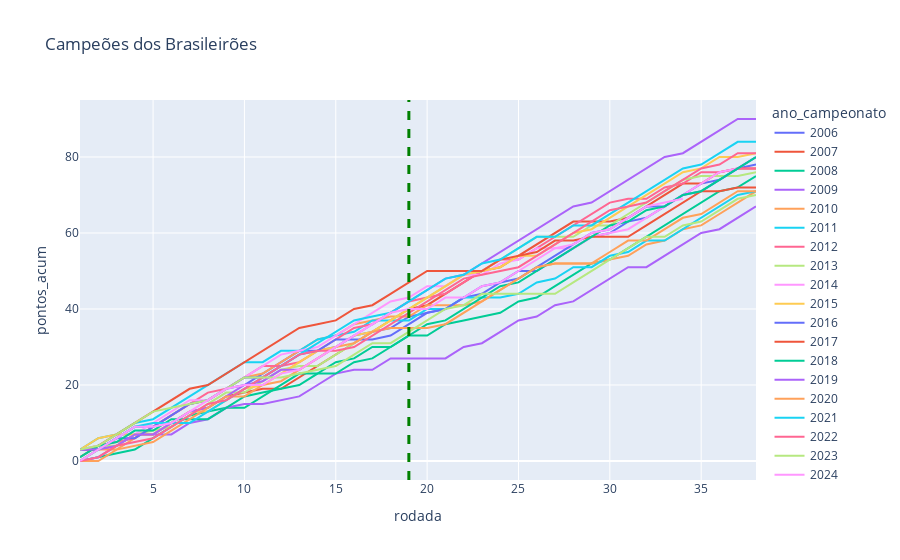

Notebook source saved alongside this figure:
### Code cell
#Comparativo entre os campeões desde 2006
plt.figure(figsize = (20,7))
df_plot = df_completo.loc[(df_completo.classificacao_final == 1) ]
fig = px.line(df_plot, x ='rodada', y = 'pontos_acum', color = 'ano_campeonato', title = f'Campeões dos Brasileirões', hover_name='time')
fig.add_vline(x=19, line_width=3, line_dash="dash", line_color="green")

### Figure 1 — Plotly figure (JSON) as saved in the notebook; plotly's stock layout.template omitted (floating-point values rounded to 4 significant figures)
{"data": [{"hovertemplate": "<b>%{hovertext}</b><br><br>ano_campeonato=2006<br>rodada=%{x}<br>pontos_acum=%{y}<extra></extra>", "hovertext": ["São Paulo", "São Paulo", "São Paulo", "São Paulo", "São Paulo", "São Paulo", "São Paulo", "São Paulo", "São Paulo", "São Paulo", "São Paulo", "São Paulo", "São Paulo", "São Paulo", "São Paulo", "São Paulo", "São Paulo", "São Paulo", "São Paulo", "São Paulo", "São Paulo", "São Paulo", "São Paulo", "São Paulo", "São Paulo", "São Paulo", "São Paulo", "São Paulo", "São Paulo", "São Paulo", "São Paulo", "São Paulo", "São Paulo", "São Paulo", "São Paulo", "São Paulo", "São Paulo", "São Paulo"], "legendgroup": "2006", "line": {"color": "#636efa", "dash": "solid"}, "marker": {"symbol": "circle"}, "mode": "lines", "name": "2006", "orientation": "v", "showlegend": true, "type": "scatter", "x": [1, 2, 3, 4, 5, 6, 7, 8, 9, 10, 11, 12, 13, 14, 15, 16, 17, 18, 19, 20, 21, 22, 23, 24, 25, 26, 27, 28, 29, 30, 31, 32, 33, 34, 35, 36, 37, 38], "xaxis": "x", "y": [3, 3, 6, 9, 9, 12, 15, 16, 19, 20, 23, 26, 29, 29, 30, 33, 34, 35, 38, 39, 40, 43, 44, 47, 50, 50, 53, 56, 59, 60, 63, 64, 67, 70, 73, 74, 77, 78], "yaxis": "y"}, {"hovertemplate": "<b>%{hovertext}</b><br><br>ano_campeonato=2007<br>rodada=%{x}<br>pontos_acum=%{y}<extra></extra>", "hovertext": ["São Paulo", "São Paulo", "São Paulo", "São Paulo", "São Paulo", "São Paulo", "São Paulo", "São Paulo", "São Paulo", "São Paulo", "São Paulo", "São Paulo", "São Paulo", "São Paulo", "São Paulo", "São Paulo", "São Paulo", "São Paulo", "São Paulo", "São Paulo", "São Paulo", "São Paulo", "São Paulo", "São Paulo", "São Paulo", "São Paulo", "São Paulo", "São Paulo", "São Paulo", "São Paulo", "São Paulo", "São Paulo", "São Paulo", "São Paulo", "São Paulo", "São Paulo", "São Paulo", "São Paulo"], "legendgroup": "2007", "line": {"color": "#EF553B", "dash": "solid"}, "marker": {"symbol": "circle"}, "mode": "lines", "name": "2007", "orientation": "v", "showlegend": true, "type": "scatter", "x": [1, 2, 3, 4, 5, 6, 7, 8, 9, 10, 11, 12, 13, 14, 15, 16, 17, 18, 19, 20, 21, 22, 23, 24, 25, 26, 27, 28, 29, 30, 31, 32, 33, 34, 35, 36, 37, 38], "xaxis": "x", "y": [3, 3, 4, 7, 7, 10, 13, 14, 17, 18, 19, 19, 22, 25, 28, 31, 34, 37, 40, 41, 44, 47, 50, 51, 54, 57, 60, 63, 63, 63, 64, 67, 70, 73, 73, 76, 77, 77], "yaxis": "y"}, {"hovertemplate": "<b>%{hovertext}</b><br><br>ano_campeonato=2008<br>rodada=%{x}<br>pontos_acum=%{y}<extra></extra>", "hovertext": ["São Paulo", "São Paulo", "São Paulo", "São Paulo", "São Paulo", "São Paulo", "São Paulo", "São Paulo", "São Paulo", "São Paulo", "São Paulo", "São Paulo", "São Paulo", "São Paulo", "São Paulo", "São Paulo", "São Paulo", "São Paulo", "São Paulo", "São Paulo", "São Paulo", "São Paulo", "São Paulo", "São Paulo", "São Paulo", "São Paulo", "São Paulo", "São Paulo", "São Paulo", "São Paulo", "São Paulo", "São Paulo", "São Paulo", "São Paulo", "São Paulo", "São Paulo", "São Paulo", "São Paulo"], "legendgroup": "2008", "line": {"color": "#00cc96", "dash": "solid"}, "marker": {"symbol": "circle"}, "mode": "lines", "name": "2008", "orientation": "v", "showlegend": true, "type": "scatter", "x": [1, 2, 3, 4, 5, 6, 7, 8, 9, 10, 11, 12, 13, 14, 15, 16, 17, 18, 19, 20, 21, 22, 23, 24, 25, 26, 27, 28, 29, 30, 31, 32, 33, 34, 35, 36, 37, 38], "xaxis": "x", "y": [0, 1, 2, 3, 6, 9, 12, 13, 14, 14, 17, 20, 23, 23, 26, 27, 30, 30, 33, 33, 36, 37, 38, 39, 42, 43, 46, 49, 52, 53, 56, 59, 62, 65, 68, 71, 72, 75], "yaxis": "y"}, {"hovertemplate": "<b>%{hovertext}</b><br><br>ano_campeonato=2009<br>rodada=%{x}<br>pontos_acum=%{y}<extra></extra>", "hovertext": ["Flamengo", "Flamengo", "Flamengo", "Flamengo", "Flamengo", "Flamengo", "Flamengo", "Flamengo", "Flamengo", "Flamengo", "Flamengo", "Flamengo", "Flamengo", "Flamengo", "Flamengo", "Flamengo", "Flamengo", "Flamengo", "Flamengo", "Flamengo", "Flamengo", "Flamengo", "Flamengo", "Flamengo", "Flamengo", "Flamengo", "Flamengo", "Flamengo", "Flamengo", "Flamengo", "Flamengo", "Flamengo", "Flamengo", "Flamengo", "Flamengo", "Flamengo", "Flamengo", "Flamengo"], "legendgroup": "2009", "line": {"color": "#ab63fa", "dash": "solid"}, "marker": {"symbol": "circle"}, "mode": "lines", "name": "2009", "orientation": "v", "showlegend": true, "type": "scatter", "x": [1, 2, 3, 4, 5, 6, 7, 8, 9, 10, 11, 12, 13, 14, 15, 16, 17, 18, 19, 20, 21, 22, 23, 24, 25, 26, 27, 28, 29, 30, 31, 32, 33, 34, 35, 36, 37, 38], "xaxis": "x", "y": [0, 1, 4, 7, 7, 7, 10, 11, 14, 15, 15, 16, 17, 20, 23, 24, 24, 27, 27, 27, 27, 30, 31, 34, 37, 38, 41, 42, 45, 48, 51, 51, 54, 57, 60, 61, 64, 67], "yaxis": "y"}, {"hovertemplate": "<b>%{hovertext}</b><br><br>ano_campeonato=2010<br>rodada=%{x}<br>pontos_acum=%{y}<extra></extra>", "hovertext": ["Fluminense", "Fluminense", "Fluminense", "Fluminense", "Fluminense", "Fluminense", "Fluminense", "Fluminense", "Fluminense", "Fluminense", "Fluminense", "Fluminense", "Fluminense", "Fluminense", "Fluminense", "Fluminense", "Fluminense", "Fluminense", "Fluminense", "Fluminense", "Fluminense", "Fluminense", "Fluminense", "Fluminense", "Fluminense", "Fluminense", "Fluminense", "Fluminense", "Fluminense", "Fluminense", "Fluminense", "Fluminense", "Fluminense", "Fluminense", "Fluminense", "Fluminense", "Fluminense", "Fluminense"], "legendgroup": "2010", "line": {"color": "#FFA15A", "dash": "solid"}, "marker": {"symbol": "circle"}, "mode": "lines", "name": "2010", "orientation": "v", "showlegend": true, "type": "scatter", "x": [1, 2, 3, 4, 5, 6, 7, 8, 9, 10, 11, 12, 13, 14, 15, 16, 17, 18, 19, 20, 21, 22, 23, 24, 25, 26, 27, 28, 29, 30, 31, 32, 33, 34, 35, 36, 37, 38], "xaxis": "x", "y": [0, 3, 3, 6, 9, 12, 15, 16, 19, 22, 23, 26, 29, 32, 33, 36, 37, 38, 38, 41, 41, 41, 42, 45, 48, 51, 52, 52, 52, 53, 54, 57, 58, 61, 62, 65, 68, 71], "yaxis": "y"}, {"hovertemplate": "<b>%{hovertext}</b><br><br>ano_campeonato=2011<br>rodada=%{x}<br>pontos_acum=%{y}<extra></extra>", "hovertext": ["Corinthians", "Corinthians", "Corinthians", "Corinthians", "Corinthians", "Corinthians", "Corinthians", "Corinthians", "Corinthians", "Corinthians", "Corinthians", "Corinthians", "Corinthians", "Corinthians", "Corinthians", "Corinthians", "Corinthians", "Corinthians", "Corinthians", "Corinthians", "Corinthians", "Corinthians", "Corinthians", "Corinthians", "Corinthians", "Corinthians", "Corinthians", "Corinthians", "Corinthians", "Corinthians", "Corinthians", "Corinthians", "Corinthians", "Corinthians", "Corinthians", "Corinthians", "Corinthians", "Corinthians"], "legendgroup": "2011", "line": {"color": "#19d3f3", "dash": "solid"}, "marker": {"symbol": "circle"}, "mode": "lines", "name": "2011", "orientation": "v", "showlegend": true, "type": "scatter", "x": [1, 2, 3, 4, 5, 6, 7, 8, 9, 10, 11, 12, 13, 14, 15, 16, 17, 18, 19, 20, 21, 22, 23, 24, 25, 26, 27, 28, 29, 30, 31, 32, 33, 34, 35, 36, 37, 38], "xaxis": "x", "y": [3, 6, 7, 10, 11, 14, 17, 20, 23, 26, 26, 29, 29, 32, 33, 34, 37, 37, 37, 40, 40, 43, 43, 43, 44, 47, 48, 51, 51, 54, 55, 58, 58, 61, 64, 67, 70, 71], "yaxis": "y"}, {"hovertemplate": "<b>%{hovertext}</b><br><br>ano_campeonato=2012<br>rodada=%{x}<br>pontos_acum=%{y}<extra></extra>", "hovertext": ["Fluminense", "Fluminense", "Fluminense", "Fluminense", "Fluminense", "Fluminense", "Fluminense", "Fluminense", "Fluminense", "Fluminense", "Fluminense", "Fluminense", "Fluminense", "Fluminense", "Fluminense", "Fluminense", "Fluminense", "Fluminense", "Fluminense", "Fluminense", "Fluminense", "Fluminense", "Fluminense", "Fluminense", "Fluminense", "Fluminense", "Fluminense", "Fluminense", "Fluminense", "Fluminense", "Fluminense", "Fluminense", "Fluminense", "Fluminense", "Fluminense", "Fluminense", "Fluminense", "Fluminense"], "legendgroup": "2012", "line": {"color": "#FF6692", "dash": "solid"}, "marker": {"symbol": "circle"}, "mode": "lines", "name": "2012", "orientation": "v", "showlegend": true, "type": "scatter", "x": [1, 2, 3, 4, 5, 6, 7, 8, 9, 10, 11, 12, 13, 14, 15, 16, 17, 18, 19, 20, 21, 22, 23, 24, 25, 26, 27, 28, 29, 30, 31, 32, 33, 34, 35, 36, 37, 38], "xaxis": "x", "y": [3, 4, 5, 6, 9, 12, 15, 18, 19, 22, 25, 25, 26, 29, 32, 35, 36, 39, 42, 43, 44, 47, 50, 53, 53, 56, 59, 62, 65, 68, 69, 69, 72, 73, 76, 76, 77, 77], "yaxis": "y"}, {"hovertemplate": "<b>%{hovertext}</b><br><br>ano_campeonato=2013<br>rodada=%{x}<br>pontos_acum=%{y}<extra></extra>", "hovertext": ["Cruzeiro", "Cruzeiro", "Cruzeiro", "Cruzeiro", "Cruzeiro", "Cruzeiro", "Cruzeiro", "Cruzeiro", "Cruzeiro", "Cruzeiro", "Cruzeiro", "Cruzeiro", "Cruzeiro", "Cruzeiro", "Cruzeiro", "Cruzeiro", "Cruzeiro", "Cruzeiro", "Cruzeiro", "Cruzeiro", "Cruzeiro", "Cruzeiro", "Cruzeiro", "Cruzeiro", "Cruzeiro", "Cruzeiro", "Cruzeiro", "Cruzeiro", "Cruzeiro", "Cruzeiro", "Cruzeiro", "Cruzeiro", "Cruzeiro", "Cruzeiro", "Cruzeiro", "Cruzeiro", "Cruzeiro", "Cruzeiro"], "legendgroup": "2013", "line": {"color": "#B6E880", "dash": "solid"}, "marker": {"symbol": "circle"}, "mode": "lines", "name": "2013", "orientation": "v", "showlegend": true, "type": "scatter", "x": [1, 2, 3, 4, 5, 6, 7, 8, 9, 10, 11, 12, 13, 14, 15, 16, 17, 18, 19, 20, 21, 22, 23, 24, 25, 26, 27, 28, 29, 30, 31, 32, 33, 34, 35, 36, 37, 38], "xaxis": "x", "y": [3, 4, 4, 7, 8, 9, 12, 15, 18, 18, 21, 24, 25, 25, 28, 31, 34, 37, 40, 43, 46, 49, 50, 53, 56, 59, 59, 59, 62, 62, 65, 68, 71, 74, 75, 75, 75, 76], "yaxis": "y"}, {"hovertemplate": "<b>%{hovertext}</b><br><br>ano_campeonato=2014<br>rodada=%{x}<br>pontos_acum=%{y}<extra></extra>", "hovertext": ["Cruzeiro", "Cruzeiro", "Cruzeiro", "Cruzeiro", "Cruzeiro", "Cruzeiro", "Cruzeiro", "Cruzeiro", "Cruzeiro", "Cruzeiro", "Cruzeiro", "Cruzeiro", "Cruzeiro", "Cruzeiro", "Cruzeiro", "Cruzeiro", "Cruzeiro", "Cruzeiro", "Cruzeiro", "Cruzeiro", "Cruzeiro", "Cruzeiro", "Cruzeiro", "Cruzeiro", "Cruzeiro", "Cruzeiro", "Cruzeiro", "Cruzeiro", "Cruzeiro", "Cruzeiro", "Cruzeiro", "Cruzeiro", "Cruzeiro", "Cruzeiro", "Cruzeiro", "Cruzeiro", "Cruzeiro", "Cruzeiro"], "legendgroup": "2014", "line": {"color": "#FF97FF", "dash": "solid"}, "marker": {"symbol": "circle"}, "mode": "lines", "name": "2014", "orientation": "v", "showlegend": true, "type": "scatter", "x": [1, 2, 3, 4, 5, 6, 7, 8, 9, 10, 11, 12, 13, 14, 15, 16, 17, 18, 19, 20, 21, 22, 23, 24, 25, 26, 27, 28, 29, 30, 31, 32, 33, 34, 35, 36, 37, 38], "xaxis": "x", "y": [3, 4, 7, 7, 10, 13, 16, 16, 19, 22, 25, 28, 29, 30, 33, 36, 39, 42, 43, 46, 46, 49, 49, 52, 53, 56, 56, 56, 59, 60, 61, 64, 67, 70, 73, 76, 77, 80], "yaxis": "y"}, {"hovertemplate": "<b>%{hovertext}</b><br><br>ano_campeonato=2015<br>rodada=%{x}<br>pontos_acum=%{y}<extra></extra>", "hovertext": ["Corinthians", "Corinthians", "Corinthians", "Corinthians", "Corinthians", "Corinthians", "Corinthians", "Corinthians", "Corinthians", "Corinthians", "Corinthians", "Corinthians", "Corinthians", "Corinthians", "Corinthians", "Corinthians", "Corinthians", "Corinthians", "Corinthians", "Corinthians", "Corinthians", "Corinthians", "Corinthians", "Corinthians", "Corinthians", "Corinthians", "Corinthians", "Corinthians", "Corinthians", "Corinthians", "Corinthians", "Corinthians", "Corinthians", "Corinthians", "Corinthians", "Corinthians", "Corinthians", "Corinthians"], "legendgroup": "2015", "line": {"color": "#FECB52", "dash": "solid"}, "marker": {"symbol": "circle"}, "mode": "lines", "name": "2015", "orientation": "v", "showlegend": true, "type": "scatter", "x": [1, 2, 3, 4, 5, 6, 7, 8, 9, 10, 11, 12, 13, 14, 15, 16, 17, 18, 19, 20, 21, 22, 23, 24, 25, 26, 27, 28, 29, 30, 31, 32, 33, 34, 35, 36, 37, 38], "xaxis": "x", "y": [3, 6, 7, 7, 7, 10, 13, 13, 16, 19, 20, 23, 26, 29, 30, 33, 34, 37, 40, 43, 46, 49, 50, 51, 54, 54, 57, 60, 61, 64, 67, 70, 73, 76, 77, 80, 80, 81], "yaxis": "y"}, {"hovertemplate": "<b>%{hovertext}</b><br><br>ano_campeonato=2016<br>rodada=%{x}<br>pontos_acum=%{y}<extra></extra>", "hovertext": ["Palmeiras", "Palmeiras", "Palmeiras", "Palmeiras", "Palmeiras", "Palmeiras", "Palmeiras", "Palmeiras", "Palmeiras", "Palmeiras", "Palmeiras", "Palmeiras", "Palmeiras", "Palmeiras", "Palmeiras", "Palmeiras", "Palmeiras", "Palmeiras", "Palmeiras", "Palmeiras", "Palmeiras", "Palmeiras", "Palmeiras", "Palmeiras", "Palmeiras", "Palmeiras", "Palmeiras", "Palmeiras", "Palmeiras", "Palmeiras", "Palmeiras", "Palmeiras", "Palmeiras", "Palmeiras", "Palmeiras", "Palmeiras", "Palmeiras", "Palmeiras"], "legendgroup": "2016", "line": {"color": "#636efa", "dash": "solid"}, "marker": {"symbol": "circle"}, "mode": "lines", "name": "2016", "orientation": "v", "showlegend": true, "type": "scatter", "x": [1, 2, 3, 4, 5, 6, 7, 8, 9, 10, 11, 12, 13, 14, 15, 16, 17, 18, 19, 20, 21, 22, 23, 24, 25, 26, 27, 28, 29, 30, 31, 32, 33, 34, 35, 36, 37, 38], "xaxis": "x", "y": [3, 3, 6, 6, 9, 12, 15, 16, 19, 22, 22, 25, 28, 29, 32, 32, 32, 33, 36, 39, 40, 43, 46, 47, 48, 51, 54, 57, 60, 61, 64, 67, 67, 70, 71, 74, 77, 80], "yaxis": "y"}, {"hovertemplate": "<b>%{hovertext}</b><br><br>ano_campeonato=2017<br>rodada=%{x}<br>pontos_acum=%{y}<extra></extra>", "hovertext": ["Corinthians", "Corinthians", "Corinthians", "Corinthians", "Corinthians", "Corinthians", "Corinthians", "Corinthians", "Corinthians", "Corinthians", "Corinthians", "Corinthians", "Corinthians", "Corinthians", "Corinthians", "Corinthians", "Corinthians", "Corinthians", "Corinthians", "Corinthians", "Corinthians", "Corinthians", "Corinthians", "Corinthians", "Corinthians", "Corinthians", "Corinthians", "Corinthians", "Corinthians", "Corinthians", "Corinthians", "Corinthians", "Corinthians", "Corinthians", "Corinthians", "Corinthians", "Corinthians", "Corinthians"], "legendgroup": "2017", "line": {"color": "#EF553B", "dash": "solid"}, "marker": {"symbol": "circle"}, "mode": "lines", "name": "2017", "orientation": "v", "showlegend": true, "type": "scatter", "x": [1, 2, 3, 4, 5, 6, 7, 8, 9, 10, 11, 12, 13, 14, 15, 16, 17, 18, 19, 20, 21, 22, 23, 24, 25, 26, 27, 28, 29, 30, 31, 32, 33, 34, 35, 36, 37, 38], "xaxis": "x", "y": [1, 4, 7, 10, 13, 16, 19, 20, 23, 26, 29, 32, 35, 36, 37, 40, 41, 44, 47, 50, 50, 50, 50, 53, 54, 55, 58, 58, 59, 59, 59, 62, 65, 68, 71, 71, 72, 72], "yaxis": "y"}, {"hovertemplate": "<b>%{hovertext}</b><br><br>ano_campeonato=2018<br>rodada=%{x}<br>pontos_acum=%{y}<extra></extra>", "hovertext": ["Palmeiras", "Palmeiras", "Palmeiras", "Palmeiras", "Palmeiras", "Palmeiras", "Palmeiras", "Palmeiras", "Palmeiras", "Palmeiras", "Palmeiras", "Palmeiras", "Palmeiras", "Palmeiras", "Palmeiras", "Palmeiras", "Palmeiras", "Palmeiras", "Palmeiras", "Palmeiras", "Palmeiras", "Palmeiras", "Palmeiras", "Palmeiras", "Palmeiras", "Palmeiras", "Palmeiras", "Palmeiras", "Palmeiras", "Palmeiras", "Palmeiras", "Palmeiras", "Palmeiras", "Palmeiras", "Palmeiras", "Palmeiras", "Palmeiras", "Palmeiras"], "legendgroup": "2018", "line": {"color": "#00cc96", "dash": "solid"}, "marker": {"symbol": "circle"}, "mode": "lines", "name": "2018", "orientation": "v", "showlegend": true, "type": "scatter", "x": [1, 2, 3, 4, 5, 6, 7, 8, 9, 10, 11, 12, 13, 14, 15, 16, 17, 18, 19, 20, 21, 22, 23, 24, 25, 26, 27, 28, 29, 30, 31, 32, 33, 34, 35, 36, 37, 38], "xaxis": "x", "y": [1, 4, 5, 8, 8, 11, 11, 11, 14, 17, 18, 19, 20, 23, 23, 26, 27, 30, 33, 36, 37, 40, 43, 46, 47, 50, 53, 56, 59, 62, 63, 66, 67, 70, 71, 74, 77, 80], "yaxis": "y"}, {"hovertemplate": "<b>%{hovertext}</b><br><br>ano_campeonato=2019<br>rodada=%{x}<br>pontos_acum=%{y}<extra></extra>", "hovertext": ["Flamengo", "Flamengo", "Flamengo", "Flamengo", "Flamengo", "Flamengo", "Flamengo", "Flamengo", "Flamengo", "Flamengo", "Flamengo", "Flamengo", "Flamengo", "Flamengo", "Flamengo", "Flamengo", "Flamengo", "Flamengo", "Flamengo", "Flamengo", "Flamengo", "Flamengo", "Flamengo", "Flamengo", "Flamengo", "Flamengo", "Flamengo", "Flamengo", "Flamengo", "Flamengo", "Flamengo", "Flamengo", "Flamengo", "Flamengo", "Flamengo", "Flamengo", "Flamengo", "Flamengo"], "legendgroup": "2019", "line": {"color": "#ab63fa", "dash": "solid"}, "marker": {"symbol": "circle"}, "mode": "lines", "name": "2019", "orientation": "v", "showlegend": true, "type": "scatter", "x": [1, 2, 3, 4, 5, 6, 7, 8, 9, 10, 11, 12, 13, 14, 15, 16, 17, 18, 19, 20, 21, 22, 23, 24, 25, 26, 27, 28, 29, 30, 31, 32, 33, 34, 35, 36, 37, 38], "xaxis": "x", "y": [3, 3, 4, 7, 7, 10, 13, 14, 17, 20, 21, 24, 24, 27, 30, 33, 36, 39, 42, 45, 48, 49, 52, 55, 58, 61, 64, 67, 68, 71, 74, 77, 80, 81, 84, 87, 90, 90], "yaxis": "y"}, {"hovertemplate": "<b>%{hovertext}</b><br><br>ano_campeonato=2020<br>rodada=%{x}<br>pontos_acum=%{y}<extra></extra>", "hovertext": ["Flamengo", "Flamengo", "Flamengo", "Flamengo", "Flamengo", "Flamengo", "Flamengo", "Flamengo", "Flamengo", "Flamengo", "Flamengo", "Flamengo", "Flamengo", "Flamengo", "Flamengo", "Flamengo", "Flamengo", "Flamengo", "Flamengo", "Flamengo", "Flamengo", "Flamengo", "Flamengo", "Flamengo", "Flamengo", "Flamengo", "Flamengo", "Flamengo", "Flamengo", "Flamengo", "Flamengo", "Flamengo", "Flamengo", "Flamengo", "Flamengo", "Flamengo", "Flamengo", "Flamengo"], "legendgroup": "2020", "line": {"color": "#FFA15A", "dash": "solid"}, "marker": {"symbol": "circle"}, "mode": "lines", "name": "2020", "orientation": "v", "showlegend": true, "type": "scatter", "x": [1, 2, 3, 4, 5, 6, 7, 8, 9, 10, 11, 12, 13, 14, 15, 16, 17, 18, 19, 20, 21, 22, 23, 24, 25, 26, 27, 28, 29, 30, 31, 32, 33, 34, 35, 36, 37, 38], "xaxis": "x", "y": [0, 0, 3, 4, 5, 8, 11, 14, 17, 17, 20, 21, 24, 27, 30, 31, 34, 35, 35, 35, 36, 39, 42, 45, 48, 51, 52, 52, 52, 55, 58, 58, 61, 64, 65, 68, 71, 71], "yaxis": "y"}, {"hovertemplate": "<b>%{hovertext}</b><br><br>ano_campeonato=2021<br>rodada=%{x}<br>pontos_acum=%{y}<extra></extra>", "hovertext": ["Atlético-MG", "Atlético-MG", "Atlético-MG", "Atlético-MG", "Atlético-MG", "Atlético-MG", "Atlético-MG", "Atlético-MG", "Atlético-MG", "Atlético-MG", "Atlético-MG", "Atlético-MG", "Atlético-MG", "Atlético-MG", "Atlético-MG", "Atlético-MG", "Atlético-MG", "Atlético-MG", "Atlético-MG", "Atlético-MG", "Atlético-MG", "Atlético-MG", "Atlético-MG", "Atlético-MG", "Atlético-MG", "Atlético-MG", "Atlético-MG", "Atlético-MG", "Atlético-MG", "Atlético-MG", "Atlético-MG", "Atlético-MG", "Atlético-MG", "Atlético-MG", "Atlético-MG", "Atlético-MG", "Atlético-MG", "Atlético-MG"], "legendgroup": "2021", "line": {"color": "#19d3f3", "dash": "solid"}, "marker": {"symbol": "circle"}, "mode": "lines", "name": "2021", "orientation": "v", "showlegend": true, "type": "scatter", "x": [1, 2, 3, 4, 5, 6, 7, 8, 9, 10, 11, 12, 13, 14, 15, 16, 17, 18, 19, 20, 21, 22, 23, 24, 25, 26, 27, 28, 29, 30, 31, 32, 33, 34, 35, 36, 37, 38], "xaxis": "x", "y": [0, 3, 6, 9, 10, 10, 10, 13, 16, 19, 22, 25, 28, 31, 34, 37, 38, 39, 42, 45, 48, 49, 52, 53, 56, 59, 59, 62, 62, 65, 68, 71, 74, 77, 78, 81, 84, 84], "yaxis": "y"}, {"hovertemplate": "<b>%{hovertext}</b><br><br>ano_campeonato=2022<br>rodada=%{x}<br>pontos_acum=%{y}<extra></extra>", "hovertext": ["Palmeiras", "Palmeiras", "Palmeiras", "Palmeiras", "Palmeiras", "Palmeiras", "Palmeiras", "Palmeiras", "Palmeiras", "Palmeiras", "Palmeiras", "Palmeiras", "Palmeiras", "Palmeiras", "Palmeiras", "Palmeiras", "Palmeiras", "Palmeiras", "Palmeiras", "Palmeiras", "Palmeiras", "Palmeiras", "Palmeiras", "Palmeiras", "Palmeiras", "Palmeiras", "Palmeiras", "Palmeiras", "Palmeiras", "Palmeiras", "Palmeiras", "Palmeiras", "Palmeiras", "Palmeiras", "Palmeiras", "Palmeiras", "Palmeiras", "Palmeiras"], "legendgroup": "2022", "line": {"color": "#FF6692", "dash": "solid"}, "marker": {"symbol": "circle"}, "mode": "lines", "name": "2022", "orientation": "v", "showlegend": true, "type": "scatter", "x": [1, 2, 3, 4, 5, 6, 7, 8, 9, 10, 11, 12, 13, 14, 15, 16, 17, 18, 19, 20, 21, 22, 23, 24, 25, 26, 27, 28, 29, 30, 31, 32, 33, 34, 35, 36, 37, 38], "xaxis": "x", "y": [0, 1, 4, 5, 6, 9, 12, 15, 16, 19, 22, 25, 28, 29, 29, 30, 33, 36, 39, 42, 45, 48, 49, 50, 51, 54, 57, 60, 63, 66, 67, 68, 71, 74, 77, 78, 81, 81], "yaxis": "y"}, {"hovertemplate": "<b>%{hovertext}</b><br><br>ano_campeonato=2023<br>rodada=%{x}<br>pontos_acum=%{y}<extra></extra>", "hovertext": ["Palmeiras", "Palmeiras", "Palmeiras", "Palmeiras", "Palmeiras", "Palmeiras", "Palmeiras", "Palmeiras", "Palmeiras", "Palmeiras", "Palmeiras", "Palmeiras", "Palmeiras", "Palmeiras", "Palmeiras", "Palmeiras", "Palmeiras", "Palmeiras", "Palmeiras", "Palmeiras", "Palmeiras", "Palmeiras", "Palmeiras", "Palmeiras", "Palmeiras", "Palmeiras", "Palmeiras", "Palmeiras", "Palmeiras", "Palmeiras", "Palmeiras", "Palmeiras", "Palmeiras", "Palmeiras", "Palmeiras", "Palmeiras", "Palmeiras", "Palmeiras"], "legendgroup": "2023", "line": {"color": "#B6E880", "dash": "solid"}, "marker": {"symbol": "circle"}, "mode": "lines", "name": "2023", "orientation": "v", "showlegend": true, "type": "scatter", "x": [1, 2, 3, 4, 5, 6, 7, 8, 9, 10, 11, 12, 13, 14, 15, 16, 17, 18, 19, 20, 21, 22, 23, 24, 25, 26, 27, 28, 29, 30, 31, 32, 33, 34, 35, 36, 37, 38], "xaxis": "x", "y": [3, 4, 7, 10, 13, 14, 15, 16, 19, 22, 22, 22, 23, 24, 25, 28, 31, 31, 34, 37, 40, 41, 44, 44, 44, 44, 44, 47, 50, 53, 56, 59, 59, 62, 63, 66, 69, 70], "yaxis": "y"}, {"hovertemplate": "<b>%{hovertext}</b><br><br>ano_campeonato=2024<br>rodada=%{x}<br>pontos_acum=%{y}<extra></extra>", "hovertext": ["Botafogo", "Botafogo", "Botafogo", "Botafogo", "Botafogo", "Botafogo", "Botafogo", "Botafogo", "Botafogo", "Botafogo", "Botafogo", "Botafogo", "Botafogo", "Botafogo", "Botafogo", "Botafogo", "Botafogo", "Botafogo", "Botafogo", "Botafogo", "Botafogo", "Botafogo", "Botafogo", "Botafogo", "Botafogo", "Botafogo", "Botafogo", "Botafogo", "Botafogo", "Botafogo", "Botafogo", "Botafogo", "Botafogo", "Botafogo", "Botafogo", "Botafogo", "Botafogo", "Botafogo"], "legendgroup": "2024", "line": {"color": "#FF97FF", "dash": "solid"}, "marker": {"symbol": "circle"}, "mode": "lines", "name": "2024", "orientation": "v", "showlegend": true, "type": "scatter", "x": [1, 2, 3, 4, 5, 6, 7, 8, 9, 10, 11, 12, 13, 14, 15, 16, 17, 18, 19, 20, 21, 22, 23, 24, 25, 26, 27, 28, 29, 30, 31, 32, 33, 34, 35, 36, 37, 38], "xaxis": "x", "y": [0, 3, 6, 9, 9, 10, 13, 16, 19, 20, 20, 23, 24, 27, 30, 33, 36, 39, 40, 40, 43, 43, 46, 47, 50, 53, 56, 57, 60, 61, 64, 67, 68, 69, null, null, null, null], "yaxis": "y"}], "layout": {"legend": {"title": {"text": "ano_campeonato"}, "tracegroupgap": 0}, "shapes": [{"line": {"color": "green", "dash": "dash", "width": 3}, "type": "line", "x0": 19, "x1": 19, "xref": "x", "y0": 0, "y1": 1, "yref": "y domain"}], "title": {"text": "Campeões dos Brasileirões"}, "xaxis": {"anchor": "y", "domain": [0, 1], "title": {"text": "rodada"}}, "yaxis": {"anchor": "x", "domain": [0, 1], "title": {"text": "pontos_acum"}}}}
